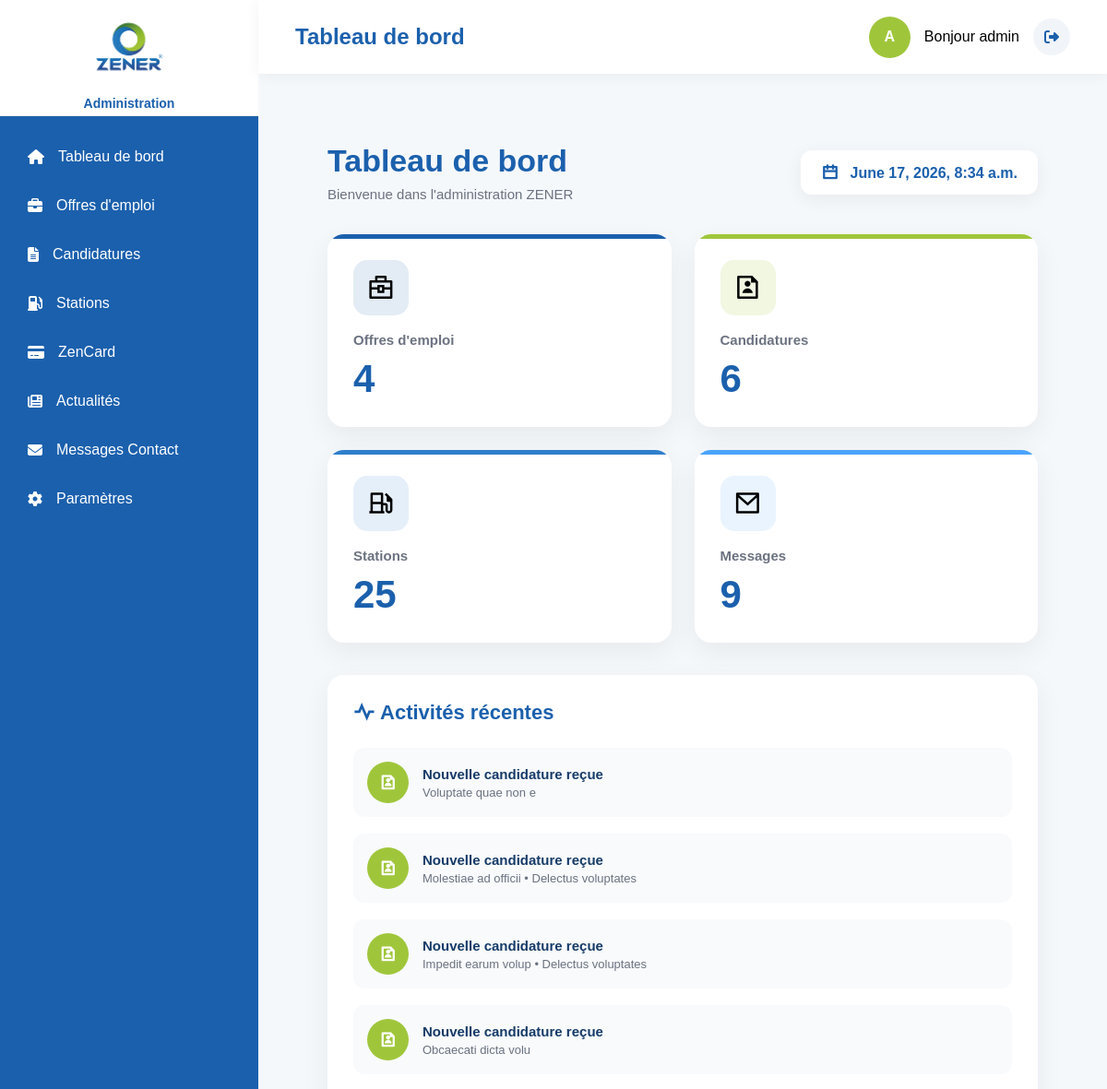
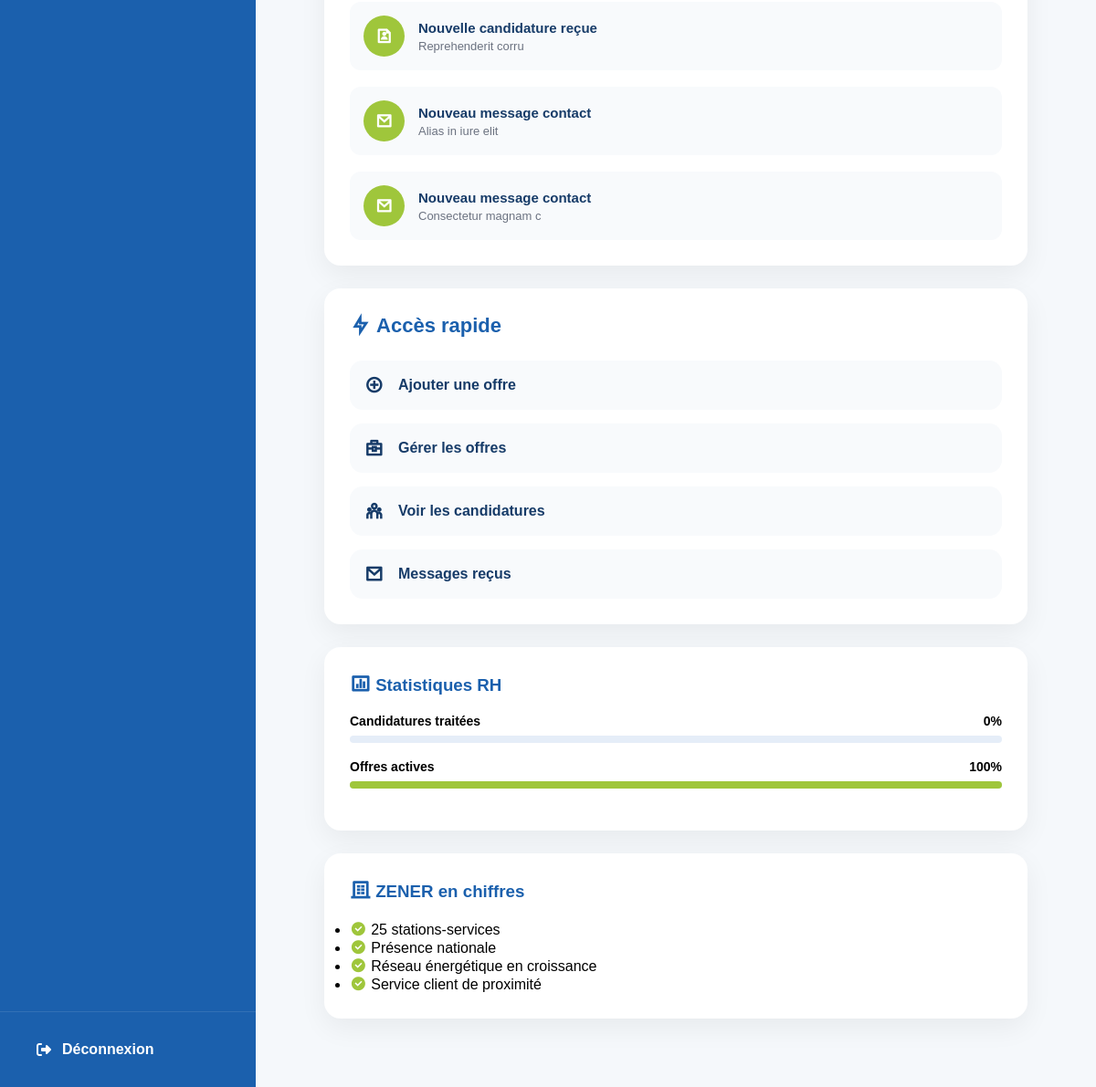
Page /admin-panel (signed in) on the committed database (2 pictures, top to bottom).
### ZenerApp/models.py (models this page shows, shortened)
class JobApplication(models.Model):
    offre = models.ForeignKey(
        JobOffer,
        on_delete=models.CASCADE,
        related_name='candidatures',
        null=True,
        blank=True
    )
    nom = models.CharField(
        max_length=255
    )
    email = models.EmailField()
    telephone = models.CharField(
        max_length=100
    )
    message = models.TextField(
        blank=True
    )
    cv = models.FileField(
        upload_to='candidatures/cv/'
    )
    lettre_motivation = models.FileField(
        upload_to='candidatures/lettres/',
        blank=True,
        null=True
    )
    created_at = models.DateTimeField(
        auto_now_add=True
    )
    traitee = models.BooleanField(
        default=False
    )
    created_at = models.DateTimeField(
        auto_now_add=True
    )

class JobOffer(models.Model):
    CONTRATS = (
        ('CDI', 'CDI'),
        ('CDD', 'CDD'),
        ('Stage', 'Stage'),
        ('Temps plein', 'Temps plein'),
        ('Temps partiel', 'Temps partiel'),
    )
    titre = models.CharField(
        max_length=255
    )
    ville = models.CharField(
        max_length=150
    )
    type_contrat = models.CharField(
        max_length=50,
        choices=CONTRATS
    )
    departement = models.CharField(
        max_length=150,
        blank=True
    )
    description = models.TextField()
    missions = models.TextField()
    profil = models.TextField()
    date_limite = models.DateField(
        null=True,
        blank=True
    )
    actif = models.BooleanField(
        default=True
    )
    created_at = models.DateTimeField(
        auto_now_add=True
    )

class ContactMessage(models.Model):
    nom = models.CharField(
        max_length=255
    )
    email = models.EmailField()
    telephone = models.CharField(
        max_length=100,
        blank=True
    )
    sujet = models.CharField(
        max_length=255
    )
    message = models.TextField()
    lu = models.BooleanField(
        default=False
    )
    created_at = models.DateTimeField(
        auto_now_add=True
    )
    class Meta:
        ordering = ['-created_at']

### ZenerApp/views.py (the view)
@login_required(login_url='admin_login')
@user_passes_test(admin_required, login_url='admin_login')
def dashboard_home(request):
    offres_count = JobOffer.objects.count()
    candidatures_count = JobApplication.objects.count()
    contacts_count = ContactMessage.objects.count()
    stations_count = 25
    offres_actives = JobOffer.objects.filter(
        actif=True
    ).count()
    offres_total = JobOffer.objects.count()
    candidatures_traitees = JobApplication.objects.filter(
        traitee=True
    ).count()
    candidatures_total = JobApplication.objects.count()
    if candidatures_total > 0:
        pourcentage_candidatures = int(
            (candidatures_traitees / candidatures_total) * 100
        )
    else:
        pourcentage_candidatures = 0
    if offres_total > 0:
        pourcentage_offres = int(
            (offres_actives / offres_total) * 100
        )
    else:
        pourcentage_offres = 0
    dernieres_candidatures = (
        JobApplication.objects
        .select_related('offre')
        .order_by('-created_at')[:5]
    )
    derniers_messages = (
        ContactMessage.objects
        .order_by('-created_at')[:5]
    )
    dernieres_offres = (
        JobOffer.objects
        .order_by('-created_at')[:5]
    )
    context = {
        'today': timezone.now(),
        'offres_count': offres_count,
        'candidatures_count': candidatures_count,
        'contacts_count': contacts_count,
        'stations_count': stations_count,
        'offres_actives': offres_actives,
        'offres_total': offres_total,
        'pourcentage_offres': pourcentage_offres,
        'dernieres_candidatures': dernieres_candidatures,
        'derniers_messages': derniers_messages,
        'dernieres_offres': dernieres_offres,
        'pourcentage_candidatures': pourcentage_candidatures,
    }
    return render(
        request,
        'admin/dashboard/index.html',
        context
    )

### ZenerApp/views.py (called while the page is built)
def admin_required(user):
    return user.is_authenticated and user.is_staff

### templates/admin/dashboard/index.html (shortened to what this page needs)
{% extends 'admin/base.html' %}
{% block content %}
<div class="dashboard-page">
    <div class="dashboard-header">
        <div class="dashboard-title">
            <h1>Tableau de bord</h1>
            <p>Bienvenue dans l'administration ZENER</p>
        </div>
        <div class="dashboard-date">
            <i class="ri-calendar-line"></i>
            {{ today|default:"08 Juin 2026" }}
        </div>
    </div>
    <div class="stats-grid">
        <div class="stat-card blue">
            <div class="stat-icon">
                <i class="ri-briefcase-4-line"></i>
            </div>
            <h3>Offres d'emploi</h3>
            <div class="stat-number">
                {{ offres_count|default:"12" }}
            </div>
        </div>
        <div class="stat-card green">
            <div class="stat-icon">
                <i class="ri-file-user-line"></i>
            </div>
            <h3>Candidatures</h3>
            <div class="stat-number">
                {{ candidatures_count|default:"84" }}
            </div>
        </div>
        <div class="stat-card light">
            <div class="stat-icon">
                <i class="ri-gas-station-line"></i>
            </div>
            <h3>Stations</h3>
            <div class="stat-number">
                {{ stations_count|default:"25" }}
            </div>
        </div>
        <div class="stat-card orange">
            <div class="stat-icon">
                <i class="ri-mail-line"></i>
            </div>
            <h3>Messages</h3>
            <div class="stat-number">
                {{ contacts_count|default:"16" }}
            </div>
        </div>
    </div>
    <div class="dashboard-grid">
        <div class="dashboard-box">
            <div class="box-title">
                <h2>
                    <i class="ri-pulse-line"></i>
                    Activités récentes
                </h2>
            </div>
<div class="activity-list">
    {% for candidature in dernieres_candidatures %}
    <div class="activity-item">
        <div class="activity-icon">
            <i class="ri-file-user-line"></i>
        </div>
        <div class="activity-text">
            <h4>
                Nouvelle candidature reçue
            </h4>
            <p>
                {{ candidature.nom }}
                {% if candidature.offre %}
                    • {{ candidature.offre.titre }}
                {% endif %}
            </p>
        </div>
    </div>
    {% endfor %}
    {% for message in derniers_messages|slice:":2" %}
    <div class="activity-item">
        <div class="activity-icon">
            <i class="ri-mail-line"></i>
        </div>
        <div class="activity-text">
            <h4>
                Nouveau message contact
            </h4>
            <p>
                {{ message.nom }}
            </p>
        </div>
    </div>
    {% endfor %}
</div>
        </div>
        <div class="dashboard-box">
            <div class="box-title">
                <h2>
                    <i class="ri-flashlight-line"></i>
                    Accès rapide
                </h2>
            </div>
<div class="quick-links">
    <a href="{% url 'admin_job_create' %}"
       class="quick-btn">
        <i class="ri-add-circle-line"></i>
        Ajouter une offre
    </a>
    <a href="{% url 'admin_job_list' %}"
       class="quick-btn">
        <i class="ri-briefcase-4-line"></i>
        Gérer les offres
    </a>
    <a href="{% url 'admin_candidatures_list' %}"
       class="quick-btn">
        <i class="ri-team-line"></i>
        Voir les candidatures
    </a>
    <a href="{% url 'admin_contact_list' %}"
       class="quick-btn">
        <i class="ri-mail-line"></i>
        Messages reçus
    </a>
</div>
        </div>
    </div>
    <div class="bottom-grid">
        <div class="mini-box">
            <h3>
                <i class="ri-bar-chart-box-line"></i>
                Statistiques RH
            </h3>
            <div class="progress-item">
                <span>
                    <strong>
                        Candidatures traitées
                    </strong>
<strong>
    {{ pourcentage_candidatures }}%
</strong>
                </span>
                <div class="progress">
                </div>
            </div>
            <div class="progress-item">
                <span>
                    <strong>
                        Offres actives
                    </strong>
                    <strong>
                        {{ pourcentage_offres }}%
                    </strong>
                </span>
                <div class="progress">
                    <div class="progress-bar"
     style="width:{{ pourcentage_offres }}%;">
</div>
                </div>
            </div>
        </div>
        <div class="mini-box">
            <h3>
                <i class="ri-building-4-line"></i>
                ZENER en chiffres
            </h3>
            <ul class="dashboard-list">
                <li>
                    <i class="ri-checkbox-circle-fill"></i>
                    25 stations-services
                </li>
                <li>
                    <i class="ri-checkbox-circle-fill"></i>
                    Présence nationale
                </li>
                <li>
                    <i class="ri-checkbox-circle-fill"></i>
                    Réseau énergétique en croissance
                </li>
                <li>
                    <i class="ri-checkbox-circle-fill"></i>
                    Service client de proximité
                </li>
            </ul>
        </div>
    </div>
</div>
{% endblock %}

### templates/admin/base.html (shortened to what this page needs)
{% load static %}
<!DOCTYPE html>
<html lang="fr">
<head>
<link rel="stylesheet"
href="https://cdnjs.cloudflare.com/ajax/libs/font-awesome/6.5.2/css/all.min.css">
<link
href="https://cdn.jsdelivr.net/npm/remixicon@4.3.0/fonts/remixicon.css"
rel="stylesheet"
/>
<link
rel="stylesheet"
href="https://cdnjs.cloudflare.com/ajax/libs/font-awesome/6.5.2/css/all.min.css"
/>
</head>
<body>
<div class="admin-layout">
    <aside class="sidebar">
<div class="logo">
    <img src="{% static 'images/logo.png' %}" alt="ZENER">
    <span>Administration</span>
</div>
        <ul class="menu">
            <li>
                <a href="{% url 'dashboard_home' %}">
                    <i class="fa-solid fa-house"></i>
                    Tableau de bord
                </a>
            </li>
<li>
    <a href="{% url 'admin_job_list' %}">
        <i class="fa-solid fa-briefcase"></i>
        Offres d'emploi
    </a>
</li>
<li>
    <a href="{% url 'admin_candidatures_list' %}">
        <i class="fa-solid fa-file-lines"></i>
        Candidatures
    </a>
</li>
            <li>
                <a href="#">
                    <i class="fa-solid fa-gas-pump"></i>
                    Stations
                </a>
            </li>
            <li>
                <a href="{% url 'admin_zencard_list' %}">
                    <i class="fa-solid fa-credit-card"></i>
                    ZenCard
                </a>
            </li>
            <li>
                <a href="{% url 'admin_news_list' %}">
                    <i class="fa-solid fa-newspaper"></i>
                    Actualités
                </a>
            </li>
<li>
    <a href="{% url 'admin_contact_list' %}">
        <i class="fa-solid fa-envelope"></i>
        Messages Contact
    </a>
</li>
            <li>
                <a href="#">
                    <i class="fa-solid fa-gear"></i>
                    Paramètres
                </a>
            </li>
        </ul>
<div class="sidebar-logout">
    <a href="{% url 'admin_logout' %}">
        <i class="fa-solid fa-right-from-bracket"></i>
        Déconnexion
    </a>
</div>
    </aside>
    <div class="main-content">
        <header class="topbar">
            <div class="page-title">
                Tableau de bord
            </div>
<div class="admin-user">
    <div class="avatar">
        {{ request.user.username|first|upper }}
    </div>
    <span>
        Bonjour {{ request.user.username }}
    </span>
    <a href="{% url 'admin_logout' %}" class="logout-btn">
        <i class="fa-solid fa-right-from-bracket"></i>
    </a>
</div>
        </header>
        <main class="content">
            {% block content %}
            {% endblock %}
        </main>
    </div>
</div>
</body>
</html>

### templates/admin/base.html (style rules this page uses)
* { margin:0; padding:0; box-sizing:border-box; }
body { font-family:Arial,sans-serif; background:#f5f8fb; }
.admin-layout { display:flex; min-height:100vh; }
.sidebar { width:280px; background:#1b60ad; color:white; position:fixed; top:0; left:0; bottom:0; overflow-y:auto; }
.logo { padding:30px; border-bottom:1px solid rgba(255,255,255,.1); }
.logo span { color:#9fc63b; font-size:14px; }
.menu { list-style:none; padding:20px 0; }
.menu li { margin-bottom:5px; }
.menu a { display:flex; align-items:center; gap:15px; padding:15px 30px; color:white; text-decoration:none; transition:.3s; }
.main-content { margin-left:280px; width:calc(100% - 280px); }
.topbar { height:80px; background:white; display:flex; justify-content:space-between; align-items:center; padding:0 40px; box-shadow:0 2px 15px rgba(0,0,0,.05); }
.page-title { font-size:24px; font-weight:700; color:#1b60ad; }
.admin-user { display:flex; align-items:center; gap:15px; }
.avatar { width:45px; height:45px; border-radius:50%; background:#9fc63b; color:white; display:flex; align-items:center; justify-content:center; font-weight:700; }
.content { padding:40px; }
.stat-icon i { font-size:30px; line-height:1; }
.activity-icon i { font-size:18px; color:white; }
.quick-btn i { font-size:20px; min-width:22px; }
.box-title h2 i { font-size:22px; color:#1b60ad; }
.dashboard-date i { font-size:18px; margin-right:8px; color:#1b60ad; }
.mini-box h3 i { font-size:22px; color:#1b60ad; }
.dashboard-list i { color:#9fc63b; font-size:18px; flex-shrink:0; }
.logout-btn { width:40px; height:40px; display:flex; align-items:center; justify-content:center; border-radius:50%; background:#f1f5f9; color:#1b60ad; text-decoration:none; transition:.3s; }
.sidebar-logout { position:absolute; bottom:0; left:0; width:100%; padding:20px; border-top:1px solid rgba(255,255,255,.1); }
.sidebar-logout a { display:flex; align-items:center; gap:12px; color:white; text-decoration:none; padding:12px 20px; border-radius:8px; transition:.3s; font-weight:600; }
.sidebar { position:fixed; top:0; left:0; bottom:0; display:flex; flex-direction:column; }
.logo { padding:5px; background:white; border-bottom:1px solid rgba(0,0,0,.08); display:flex; flex-direction:column; align-items:center; justify-content:center; gap:10px; }
.logo img { width:120px; height:auto; object-fit:contain; }
.logo span { font-size:14px; font-weight:600; color:#1b60ad; }
.topbar { position:fixed; top:0; left:280px; right:0; height:80px; background:white; display:flex; justify-content:space-between; align-items:center; padding:0 40px; box-shadow:0 2px 15px rgba(0,0,0,.05); z-index:1000; }
.main-content { margin-left:280px; margin-top:80px; }

### rows in the picture
JobApplication: nom "Voluptate quae non e"
JobApplication: nom "Molestiae ad officii", offre.titre "Delectus voluptates"
JobApplication: nom "Impedit earum volup", offre.titre "Delectus voluptates"
JobApplication: nom "Obcaecati dicta volu"
JobApplication: nom "Reprehenderit corru"
ContactMessage: nom "Alias in iure elit"
ContactMessage: nom "Consectetur magnam c"

### other values in the picture
{{ request.user.username|first|upper }} "A"
{{ request.user.username }} "admin"
{{ offres_count|default:"12" }} "4"
{{ candidatures_count|default:"84" }} "6"
{{ stations_count|default:"25" }} "25"
{{ contacts_count|default:"16" }} "9"
{{ pourcentage_candidatures }} "0"
{{ pourcentage_offres }} "100"
